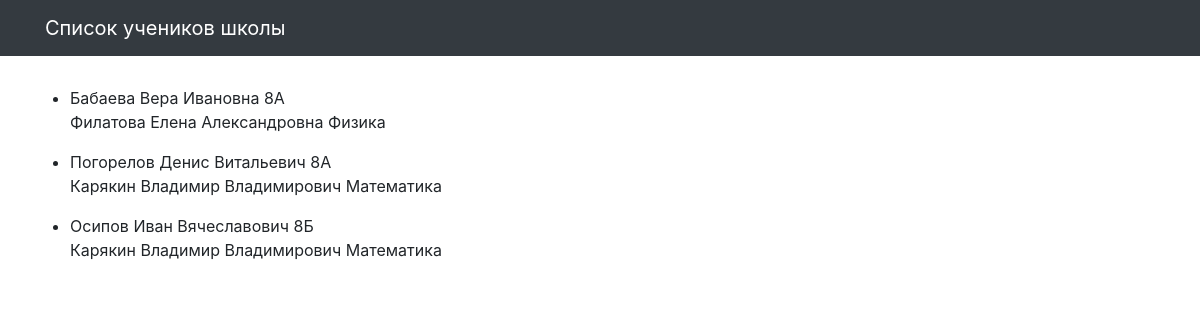
The page / on the database its author committed.
### school/models.py (models this page shows, shortened)
class Student(models.Model):
    name = models.CharField(max_length=30, verbose_name='Имя')
    teachers = models.ManyToManyField(Teacher, related_name='students')
    group = models.CharField(max_length=10, verbose_name='Класс')
    class Meta:
        verbose_name = 'Ученик'
        verbose_name_plural = 'Ученики'

class Teacher(models.Model):
    name = models.CharField(max_length=30, verbose_name='Имя')
    subject = models.CharField(max_length=10, verbose_name='Предмет')
    class Meta:
        verbose_name = 'Учитель'
        verbose_name_plural = 'Учителя'

### school/views.py (the view)
# urls.py: path('', students_list, name='students'),
def students_list(request):
    template = 'school/students_list.html'
    list_students = []
    students = Student.objects.all().prefetch_related('teachers').order_by('group')# .values()
    for student in students:
        object_student = {}
        object_student['name'] = student.name
        object_student['group'] = student.group
        object_student['teachers'] = student.teachers.all().order_by('name').values('name', 'subject')
        list_students.append(object_student)
    context = {'list_students': list_students}
    return render(request, template, context)

### templates/school/students_list.html (shortened to what this page needs)
{% extends "school/base.html" %}
{% load static %}
{% block content %}
<div class="row">
  <ul>
  {% for student in list_students %}
    <li>{{ student.name }} {{ student.group }}
      {% for teacher in student.teachers %}
        <p>{{ teacher.name }} {{ teacher.subject }}</p>
      {% endfor %}
    </li>
  {% endfor %}
  </ul>
</div>
{% endblock %}

### templates/school/base.html (shortened to what this page needs)
<!DOCTYPE html>
{% load static %}
<html>
  <head>
    <link href="{% static  "css/bootstrap.min.css"  %}" rel="stylesheet">
    <link href="{% static  "css/3-col-portfolio.css" %}" rel="stylesheet">
  </head>
  <body>
    <nav class="navbar navbar-expand-lg navbar-dark bg-dark fixed-top">
      <div class="container">
        <a class="navbar-brand" href="#">Список учеников школы</a>
      </div>
    </nav>
    <div class="container">{% block content %}{% endblock %}</div>
  </body>
</html>

### static/css/3-col-portfolio.css (style rules this page uses)
body { padding-top: 84px; padding-bottom: 84px; }
@media (min-width: 992px) { body { padding-top: 86px; padding-bottom: 86px; } }

### rows shown on the page
Student: name "Бабаева Вера Ивановна", group "8А"
Teacher: name "Филатова Елена Александровна", subject "Физика"
Student: name "Погорелов Денис Витальевич", group "8А"
Teacher: name "Карякин Владимир Владимирович", subject "Математика"
Student: name "Осипов Иван Вячеславович", group "8Б"
